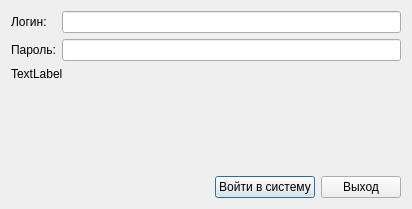
<?xml version="1.0" encoding="UTF-8"?>
<ui version="4.0">
 <class>LoginDialog</class>
 <widget class="QDialog" name="LoginDialog">
  <property name="geometry">
   <rect>
    <x>0</x>
    <y>0</y>
    <width>412</width>
    <height>209</height>
   </rect>
  </property>
  <property name="windowTitle">
   <string>Form</string>
  </property>
  <layout class="QVBoxLayout" name="verticalLayout">
   <item>
    <layout class="QFormLayout" name="formLayout">
     <item row="0" column="0">
      <widget class="QLabel" name="label">
       <property name="text">
        <string>Логин:</string>
       </property>
      </widget>
     </item>
     <item row="0" column="1">
      <widget class="QLineEdit" name="m_login"/>
     </item>
     <item row="1" column="1">
      <widget class="QLineEdit" name="m_password">
       <property name="echoMode">
        <enum>QLineEdit::Password</enum>
       </property>
      </widget>
     </item>
     <item row="1" column="0">
      <widget class="QLabel" name="label_2">
       <property name="text">
        <string>Пароль:</string>
       </property>
      </widget>
     </item>
    </layout>
   </item>
   <item>
    <widget class="QLabel" name="m_info">
     <property name="text">
      <string>TextLabel</string>
     </property>
    </widget>
   </item>
   <item>
    <spacer name="verticalSpacer">
     <property name="orientation">
      <enum>Qt::Vertical</enum>
     </property>
     <property name="sizeHint" stdset="0">
      <size>
       <width>20</width>
       <height>40</height>
      </size>
     </property>
    </spacer>
   </item>
   <item>
    <layout class="QHBoxLayout" name="m_buttonLayout">
     <item>
      <spacer name="horizontalSpacer">
       <property name="orientation">
        <enum>Qt::Horizontal</enum>
       </property>
       <property name="sizeHint" stdset="0">
        <size>
         <width>40</width>
         <height>20</height>
        </size>
       </property>
      </spacer>
     </item>
     <item>
      <widget class="QPushButton" name="m_ok">
       <property name="text">
        <string>Войти в систему</string>
       </property>
       <property name="autoDefault">
        <bool>true</bool>
       </property>
       <property name="default">
        <bool>true</bool>
       </property>
      </widget>
     </item>
     <item>
      <widget class="QPushButton" name="m_quit">
       <property name="text">
        <string>Выход</string>
       </property>
      </widget>
     </item>
    </layout>
   </item>
  </layout>
 </widget>
 <resources/>
 <connections/>
</ui>
